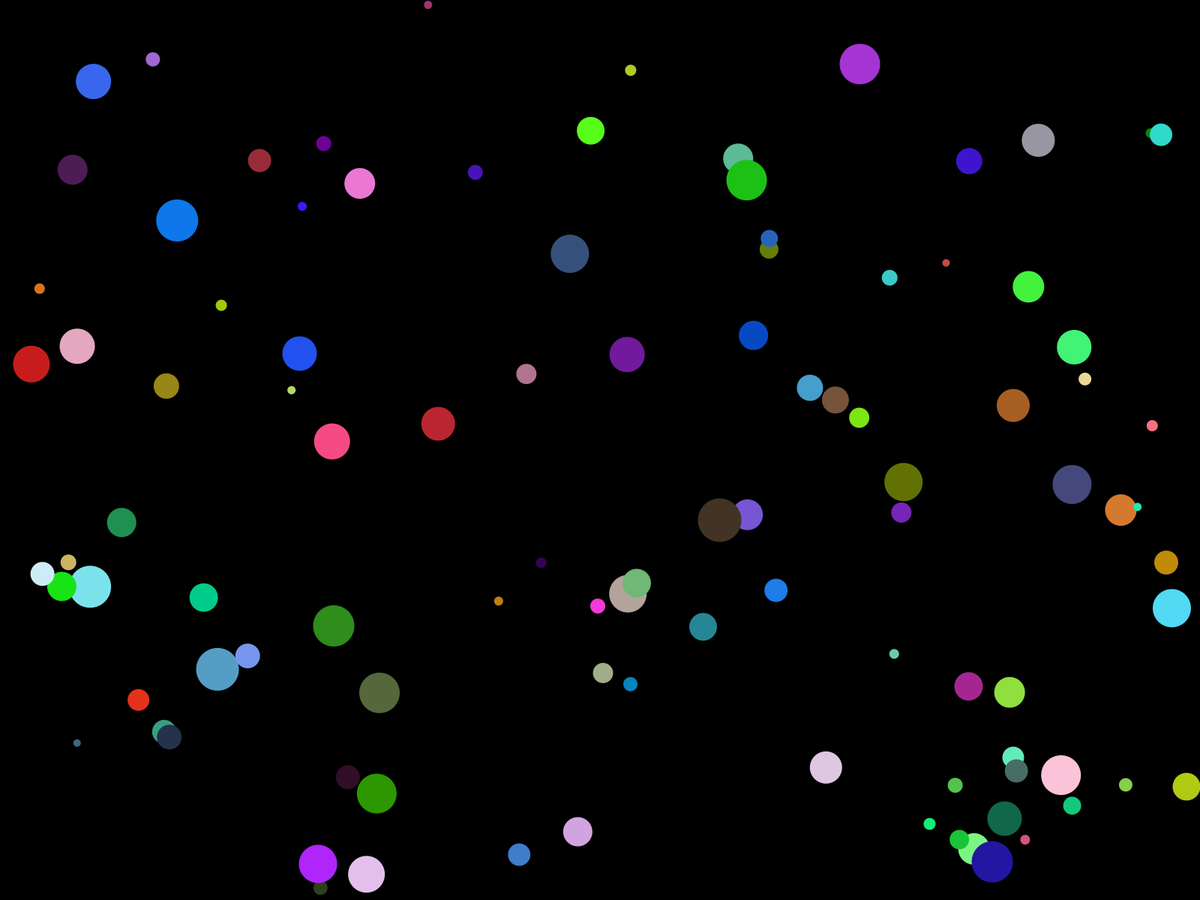
Frame 1 (no input)
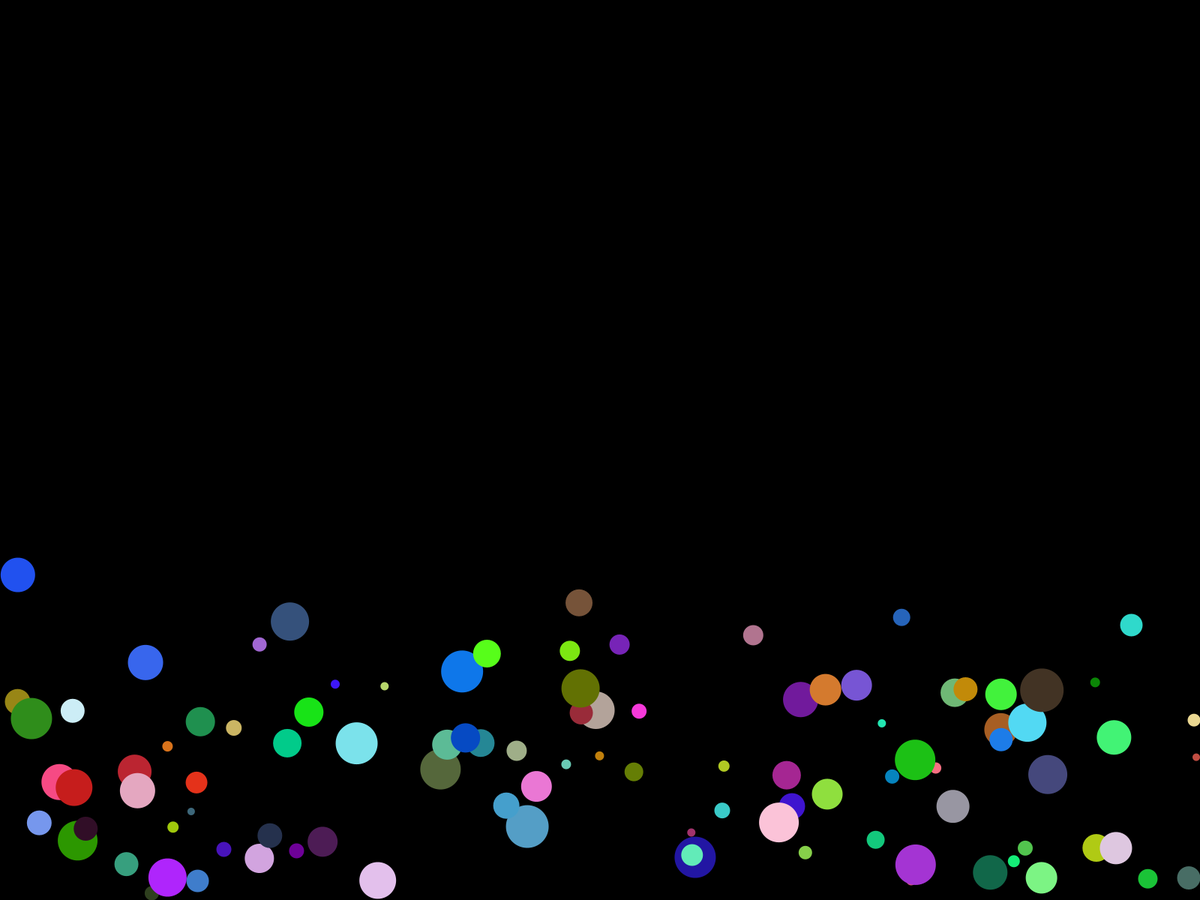
Frame 60 (the mouse pressed at the canvas centre just before this capture)
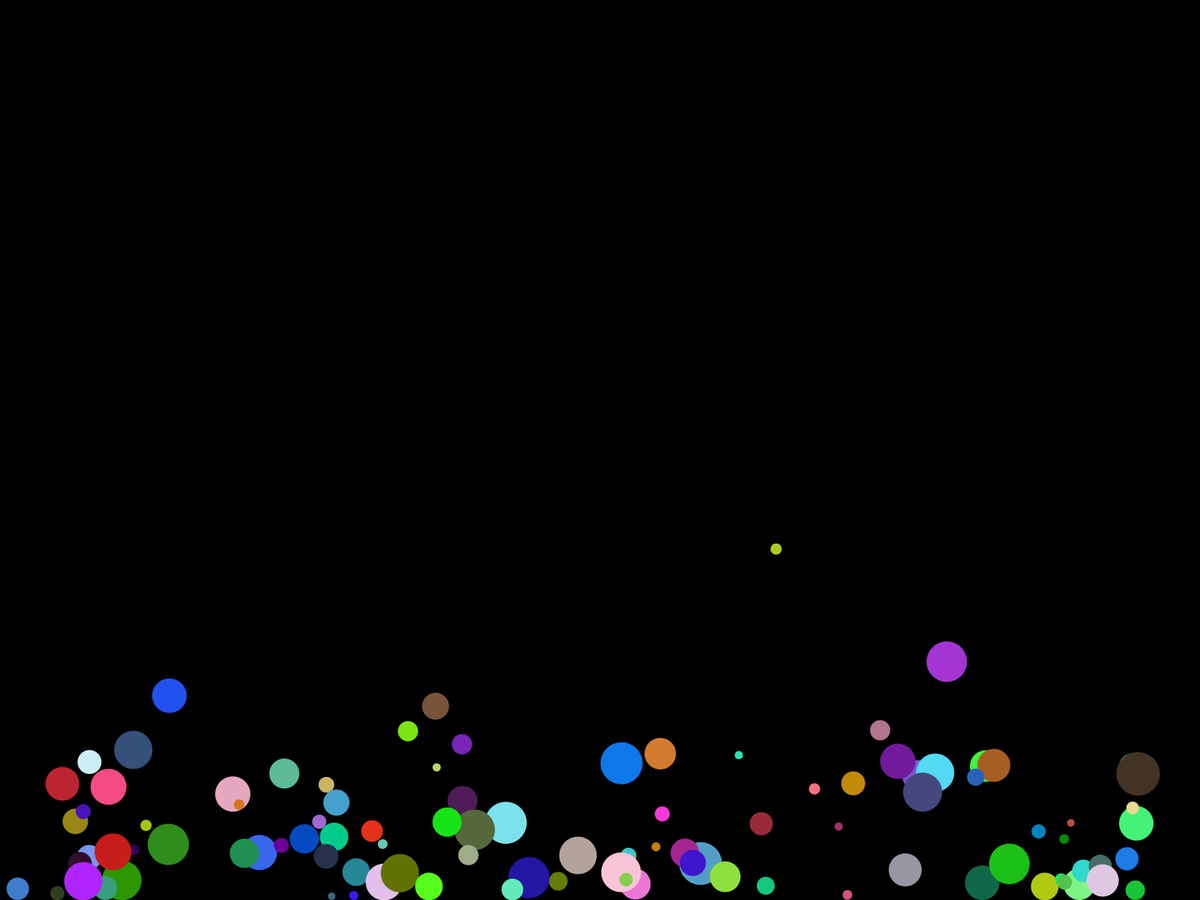
Frame 120 (the mouse held since frame 60 and released just before this capture)

The Processing sketch that drew these frames (run headless with seeded random() and noise(); from frame 60 on, the mouse is pressed at the canvas centre):

// Processing sketch: Bouncer
// ── Bouncer.pde
Bubble[] elements;

int ballcount = 100;
float vert = 0.8;
float hori = 0;

void setup()
{
  frameRate(30);
  smooth(8);
  fullScreen();
  background(0);
  //size(640,480);
  elements = new Bubble[ballcount];
  for (int i=0; i<ballcount; i++)
  {
    elements[i] = new Bubble();
    elements[i].acceleration.y = vert;
    elements[i].acceleration.x = hori;
  }
  
}

void draw()
{
  background(0);
  for (int i=0; i<ballcount; i++)
  {
    elements[i].display();
  }
}

void mouseClicked()
{
  vert = random(2)-1;
  hori = random(2)-1;
  for (int i=0; i<ballcount; i++)
  {
    elements[i].acceleration.y = vert;
    elements[i].acceleration.x = hori;
  }
}
// ── Bubble_Class.pde
class Bubble
{
  int mass;
  color shade;
  PVector position;
  PVector velocity;
  PVector acceleration;
  float damping;
  float speed_damp = 0.99;
  
  Bubble()
  { 
    mass = floor(random(50)) + 10;
    shade = color(random(255), random(255), random(255));
    position = new PVector(random(width), random(height));
    velocity = new PVector(random(20) - 10, random(20) - 10);
    acceleration = new PVector(0,0);
    damping = random(0.2) + 0.8;
  }
  
  void display()
  {
    update();
    noStroke();
    fill(shade);
    ellipse(position.x, position.y, mass, mass);
  }
  
  void update()
  {
    velocity.mult(speed_damp);
    velocity.add(acceleration);
    position.add(velocity);
    
    if (position.x > width - mass/2) 
    {
      position.x = width - mass/2;
      velocity.x *= -damping;
    }
    else if (position.x < mass/2)
    {
      position.x = mass/2;
      velocity.x *= -damping;
    }
    
    if (position.y > height - mass/2) 
    {
      position.y = height - mass/2;
      velocity.y *= -damping;
    }
    else if (position.y < mass/2)
    {
      position.y = mass/2;
      velocity.y *= -damping;
    }
  }
}
